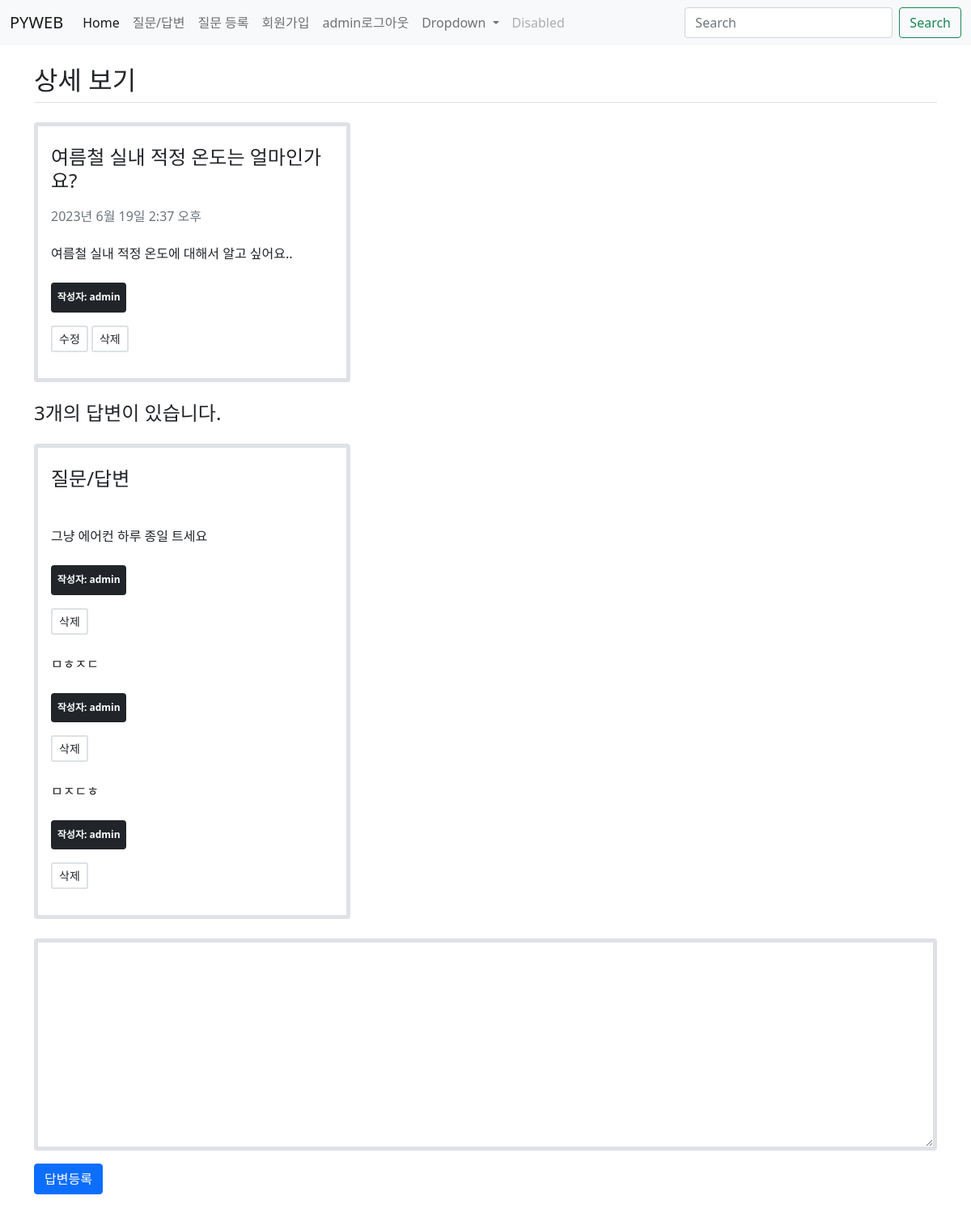
The app's page /board/answer/create/1/ (signed in), older data.
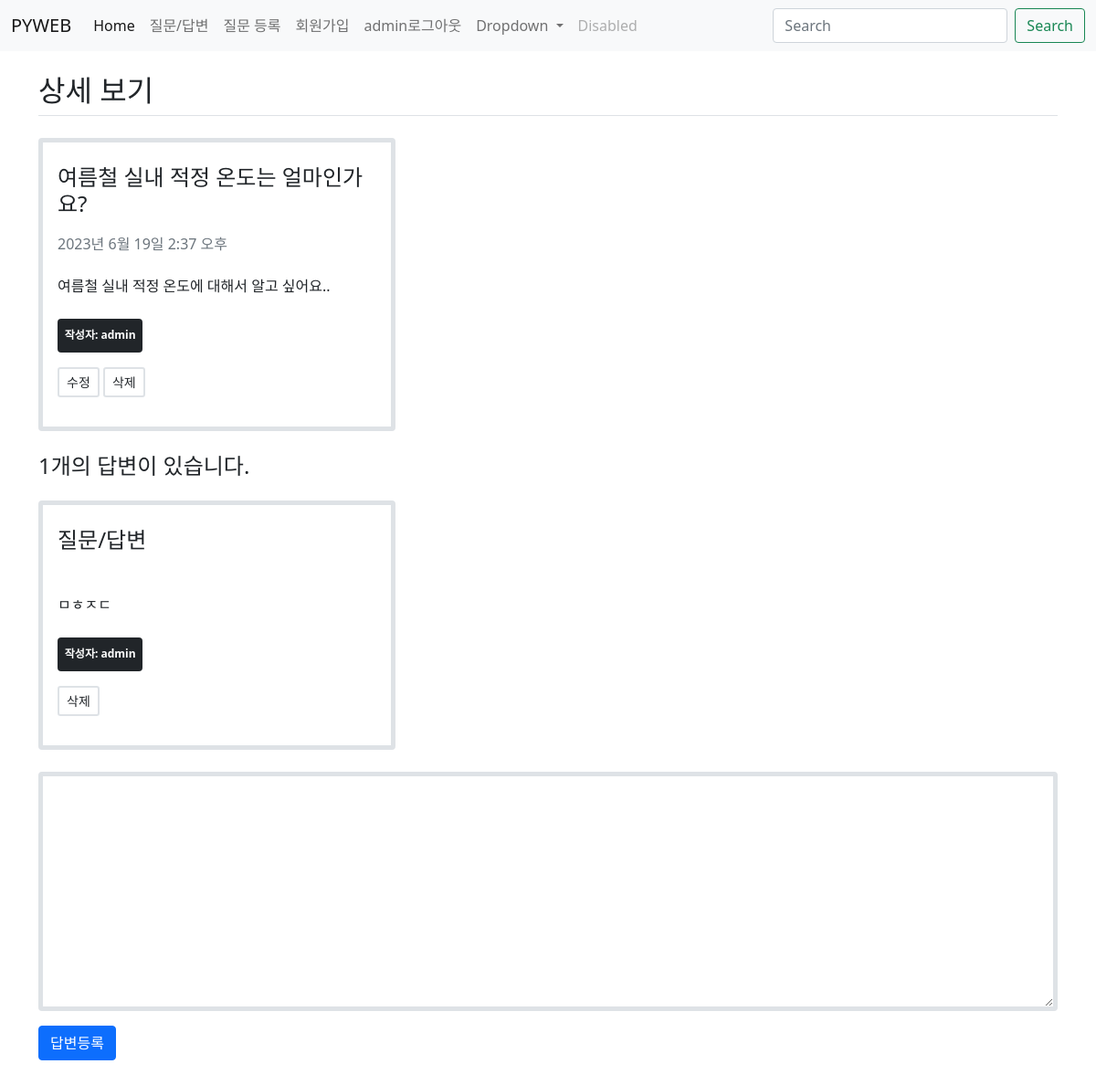
The same page, newer data.
### board/models.py (models this page shows, shortened)
class Question(models.Model):
    author = models.ForeignKey(User, on_delete=models.CASCADE, default=1)
    subject = models.CharField(max_length=200)  # 제목
    content = models.TextField()                # 질문 내용
    create_date = models.DateTimeField()        # 등록일
    hit = models.IntegerField(null=True)
    modify_date = models.DateTimeField(null=True, blank=True)

class Answer(models.Model):
    author = models.ForeignKey(User, on_delete=models.CASCADE, default='')
    content = models.TextField()            # 답변 내용
    create_date = models.DateTimeField()    # 등록일
    question = models.ForeignKey(Question, on_delete=models.CASCADE)
    modify_date = models.DateTimeField(null=True, blank=True)

### board/views.py (the view)
# urls.py: path('answer/create/<int:question_id>/', views.answer_create, name='answer_create'),
@login_required(login_url='common:login')
def answer_create(request, question_id):
    question = get_object_or_404(Question, pk=question_id)
    if request.method == 'POST':
        form = AnswerForm(request.POST)
        if form.is_valid():
            answer = form.save(commit=False)    # content만 저장
            answer.author = request.user
            answer.create_date = timezone.now()
            answer.question = question
            form.save()
            return redirect('board:detail', question_id=question_id)
    else:
        form = AnswerForm()
    context = {'question':question, 'form':form}
    return render(request, 'board/detail.html', context)

### board/forms.py
class AnswerForm(forms.ModelForm):
    class Meta:
        model = Answer
        fields = ['content']
        labels = {
            'content':'내용'
        }

### templates/board/detail.html (shortened to what this page needs)
{% extends 'base.html' %}
{% block content %}
<div class="container my-3">
    <section id="detail">
        <h2 class="border-bottom py-2">상세 보기</h2>
        <div class="card my-4 border border-5" style="width: 35%;">
            <div class="card-body">
                <h4 class="card-title py-2">{{ question.subject }}</h4>
                <h6 class="card-subtitle py-2 mb-2 text-muted">{{ question.create_date }}</h6>
                <p class="card-text py-2">{{ question.content }}</p>
                <div class="d-flex">
                    <div class="badge bg-dark">
                        <p class="card-text py-2">작성자: {{ question.author }}</p>
                    </div>
                </div>
                {% if question.author == request.user %}
                <div>
                    <a href="{% url 'board:question_modify' question.id %}"
                       class="update btn btn-sm btn-online-secondary border border-2 my-3">수정</a>
                    <a href="#"
                       class="delete btn btn-sm btn-online-secondary border border-2 my-3"
                       data-uri="{% url 'board:question_delete' question.id %}">삭제</a>
                </div>
                {% endif %}
            </div>
        </div>
        <h4>{{ question.answer_set.count }}개의 답변이 있습니다.</h4>
        <div class="card my-4 border border-5" style="width: 35%;">
            <div class="card-body">
                <h4 class="card-title py-2">질문/답변</h4>
                <h6 class="card-subtitle py-2 mb-2 text-muted"></h6>
                {% for answer in question.answer_set.all %}
                <p class="card-text py-2" style="white-space; pre-line">{{ answer.content }}</p>
                <div class="d-flex">
                    <div class="badge bg-dark">
                        <p class="card-text py-2">작성자: {{ answer.author }}</p>
                    </div>
                </div>
                {% if answer.author == request.user %}
                <div>
                    <a href="#"
                       class="delete btn btn-sm btn-online-secondary border border-2 my-3"
                       data-uri="{% url 'board:answer_delete' answer.id %}">삭제</a>
                </div>
                {% endif %}
                {% endfor %}
            </div>
        </div>
        <div class="form-group">
            <form action="{% url 'board:answer_create' question.id %}" method="post">
                <div>
                    <textarea name="content" rows="10" class="form-control border border-5"
                    {% if not user.is_authenticated %}disabled{% endif %}></textarea>
                    <button type="submit" class="btn btn-primary my-3"> 답변등록</button>
                </div>
            </form>
        </div>
    </section>
</div>
{% endblock %}

Row changes from the older to the newer data that the page shows:
removed Answer: content "그냥 에어컨 하루 종일 트세요", author "admin", shows "삭제"
removed Answer: content "ㅁㅈㄷㅎ", author "admin", shows "삭제"
computed for Question "여름철 실내 적정 온도는 얼마인가요?": answer_set.count "3" → "1"
